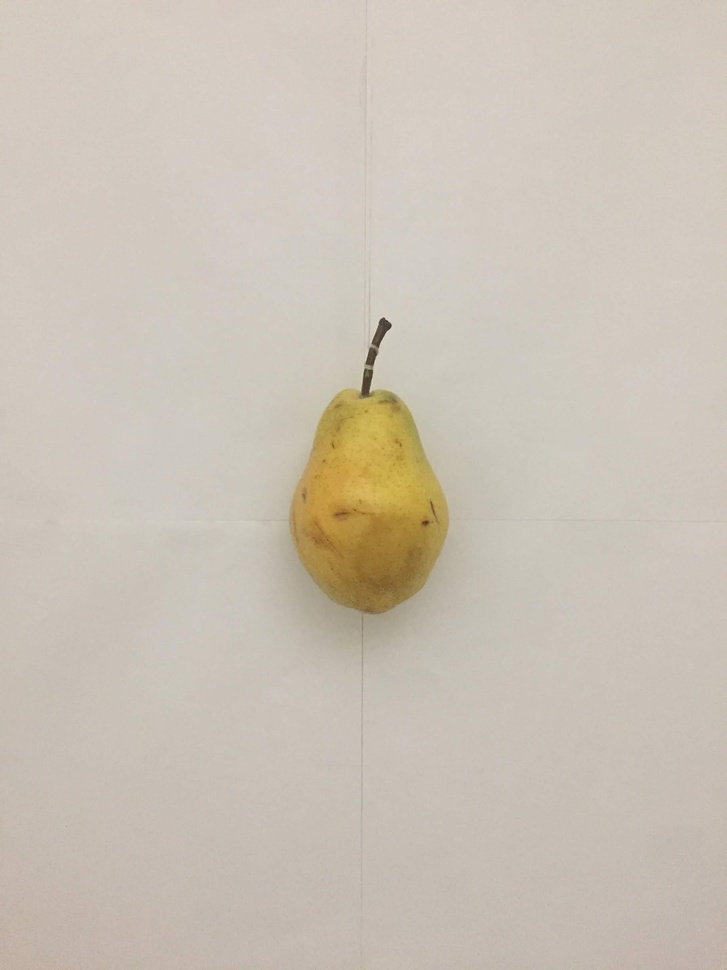
%> input picture OmSatyaSaiRamProject/D1.1.jpg, 727 x 970 px, shrunk from 1836 x 2448 before the run
$ octave --eval "result = detectSpoiledArea(imread('../OmSatyaSaiRamProject/D1.1.jpg'));"   (GNU Octave 9; MATLAB toolbox functions it lacks are replaced by stand-ins)
%> lines starting %> are read from the running program, lines starting %| are printed output that depends on the picture; in (x1, y1, x2, y2) boxes, pixels count from 0 and x2, y2 are one past the last pixel; in counts of white or black regions, pixels touching at a corner belong together; the program's own positions count from 1
function output = detectSpoiledArea(rgbImage)

% Convert to HSV color space
hsv = rgb2hsv(rgbImage);
%> hsv: size 970x727x3 double; mean H, S, V 0.0902, 0.106, 0.794
h = hsv(:, :, 1);
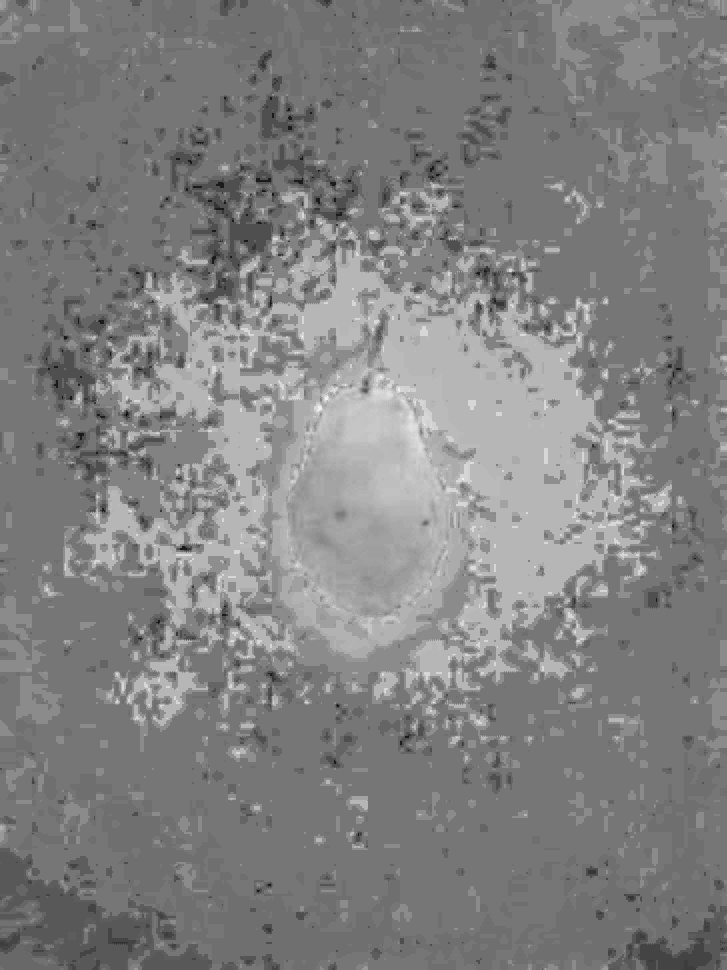
%> h: size 970x727 double; min 0.0111, max 0.167, mean 0.0902; drawn with min black and max white
s = hsv(:, :, 2);
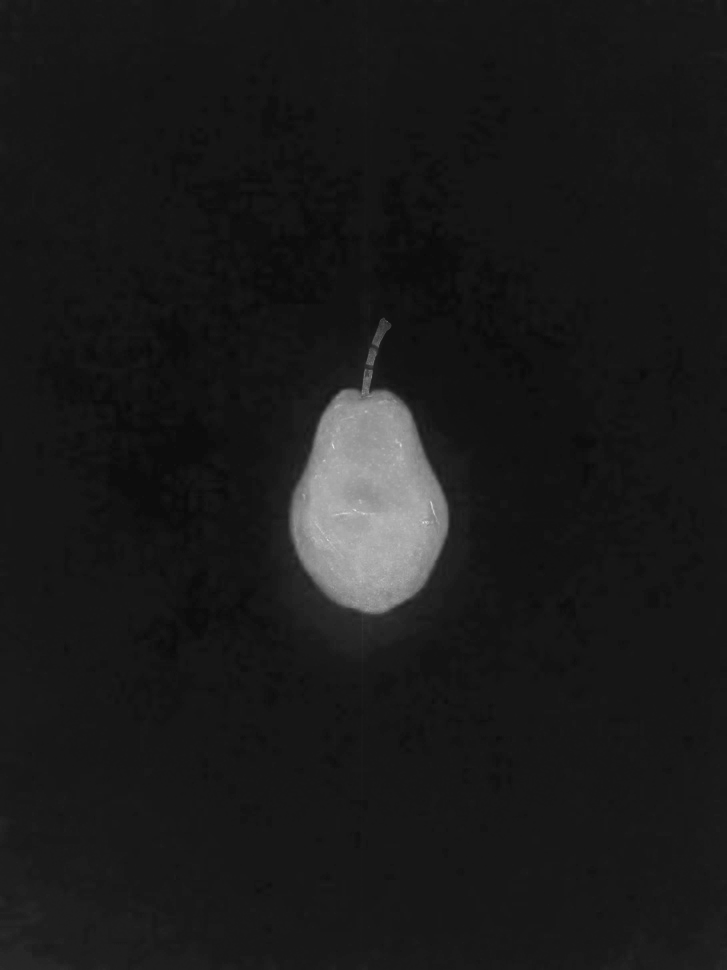
%> s: size 970x727 double; min 0.0385, max 0.88, mean 0.106
v = hsv(:, :, 3);
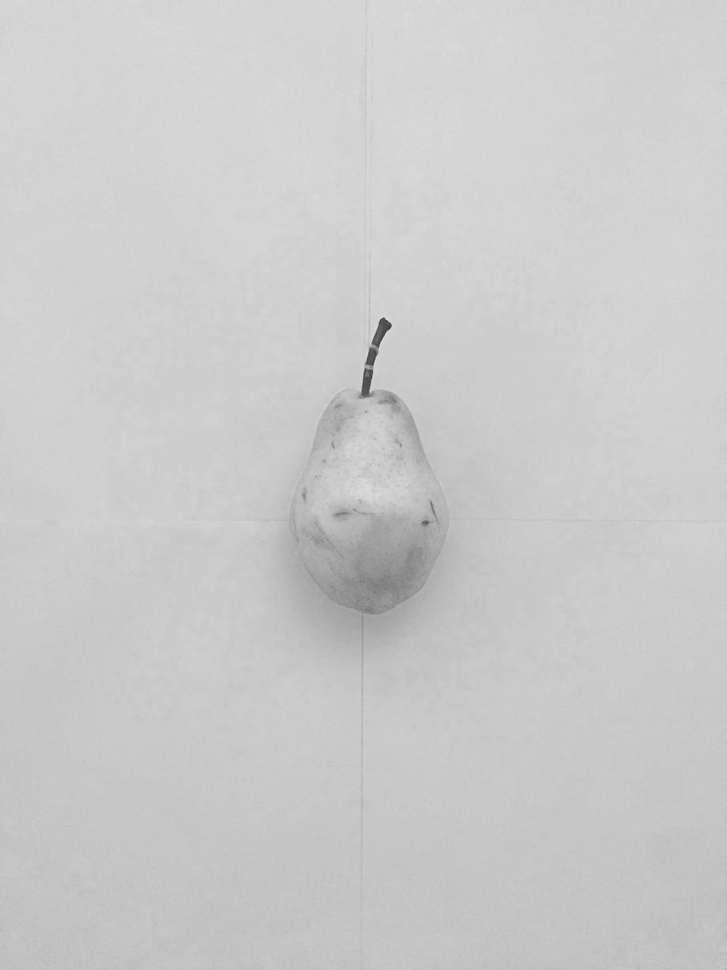
%> v: size 970x727 double; min 0.192, max 0.878, mean 0.794
% Find the black.  It's V will be less than, say .1
blackPixels = v < 0.6; %.1;%0.59;
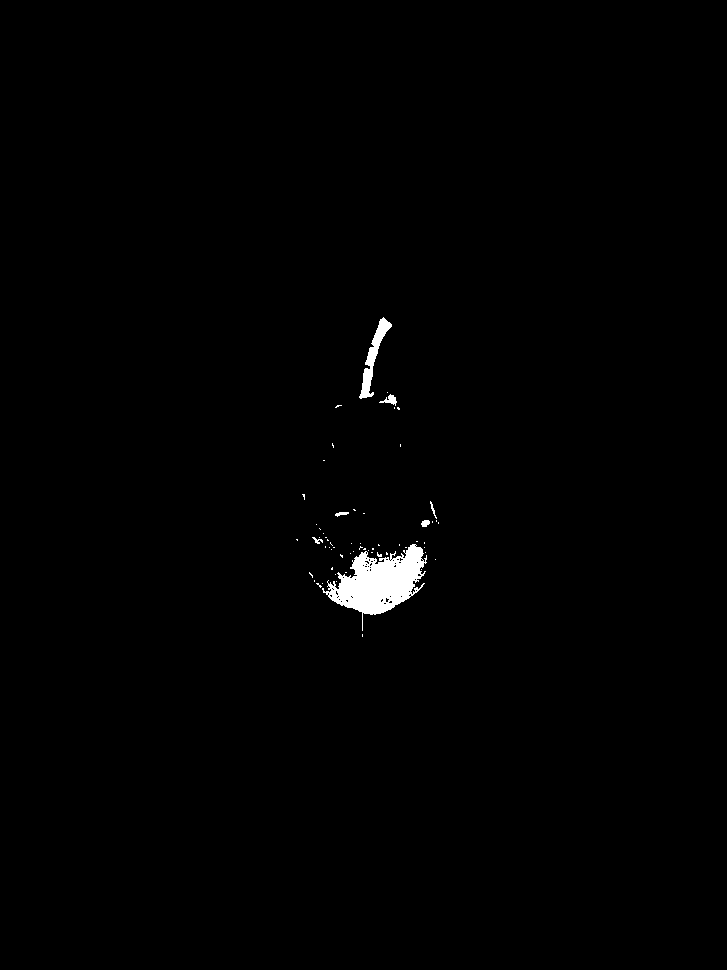
%> blackPixels: size 970x727 logical; 0.75% white; 62 white regions (55 under 20 px), largest, box (x1, y1, x2, y2) and area: (322, 544, 427, 631) 4116, (359, 317, 392, 399) 745, (379, 394, 397, 406) 93

background = xor(blackPixels, imclearborder(blackPixels));
%> background: size 970x727 logical; every value is 0

h(background) = 0;
v(background) = 0;
v(background) = 0;

[pixelCount, grayLevels] = hist(h(:), 100);
%> pixelCount = 100 values, max 321242 at index 47, min 0 at index 2, mean 7051.9; grayLevels = 100 values from 0.0119 to 0.166
% Suppress the big spike at zero gray levels due to the background.
pixelCount(1) = 0;

% Call anything with a hue of between 0.15 and 0.5 "healthy".
healthyImage = (h > 0.105) & (h < 0.9);
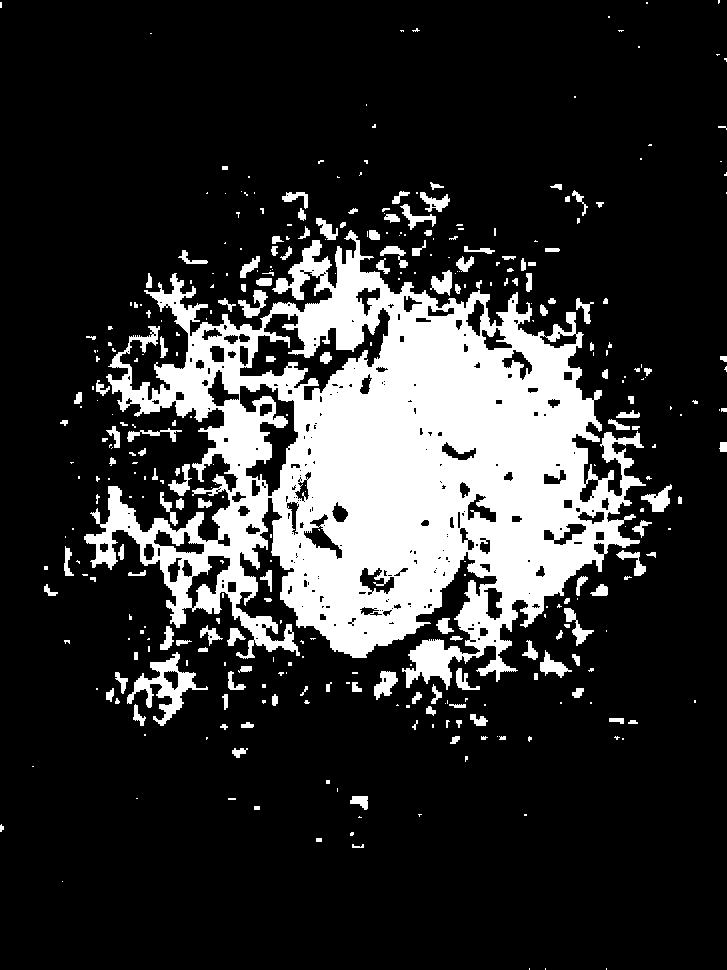
%> healthyImage: size 970x727 logical; 19% white; 361 white regions (212 under 20 px), largest, box (x1, y1, x2, y2) and area: (84, 230, 646, 690) 117350, (127, 652, 208, 726) 1746, (641, 484, 672, 512) 400
% Call anything else (that is not background) "spoiled."
spoiledImage = ~healthyImage & ~background;

% Compute the diseased area fraction
entirePixels = sum(~background(:));
%> entirePixels = 705190
areaFraction = sum(spoiledImage(:)) / entirePixels;
%> areaFraction = 0.81
output=areaFraction;
%> output = 0.81


end

$ run again, on OmSatyaSaiRamProject/D1.2.jpg
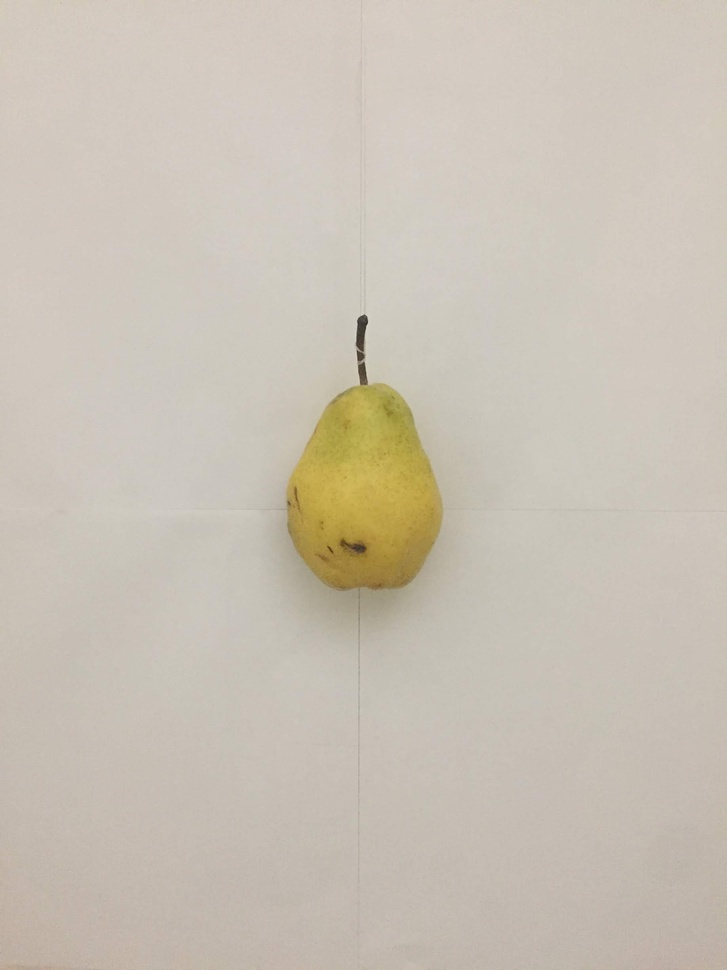
%> input picture OmSatyaSaiRamProject/D1.2.jpg, 727 x 970 px, shrunk from 1836 x 2448 before the run
%> hsv: size 970x727x3 double; mean H, S, V 0.0959, 0.105, 0.789
%> in detectSpoiledArea, `blackPixels = v < 0.6;`:
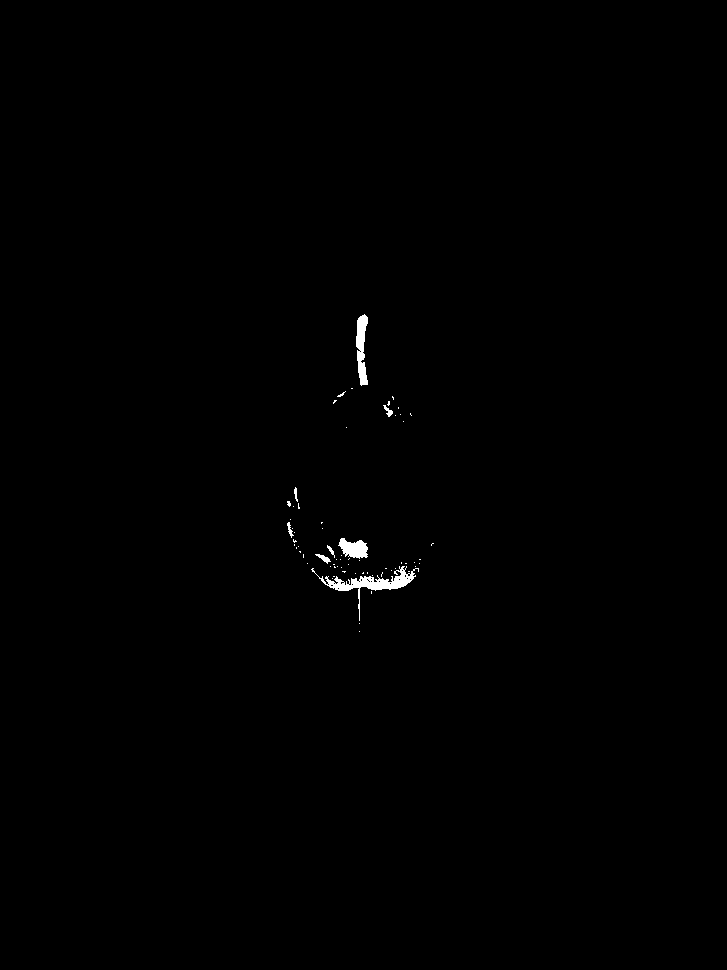
%> blackPixels: size 970x727 logical; 0.34% white; 67 white regions (59 under 20 px), largest, box (x1, y1, x2, y2) and area: (311, 566, 419, 621) 1013, (356, 314, 368, 386) 555, (338, 538, 368, 559) 409
%> background: size 970x727 logical; every value is 0
%> pixelCount = 100 values, max 289677 at index 41, min 0 at index 3, mean 7051.9; grayLevels = 100 values from 0.0263 to 0.166
%> in detectSpoiledArea, `healthyImage = (h > 0.105) & (h < 0.9);`:
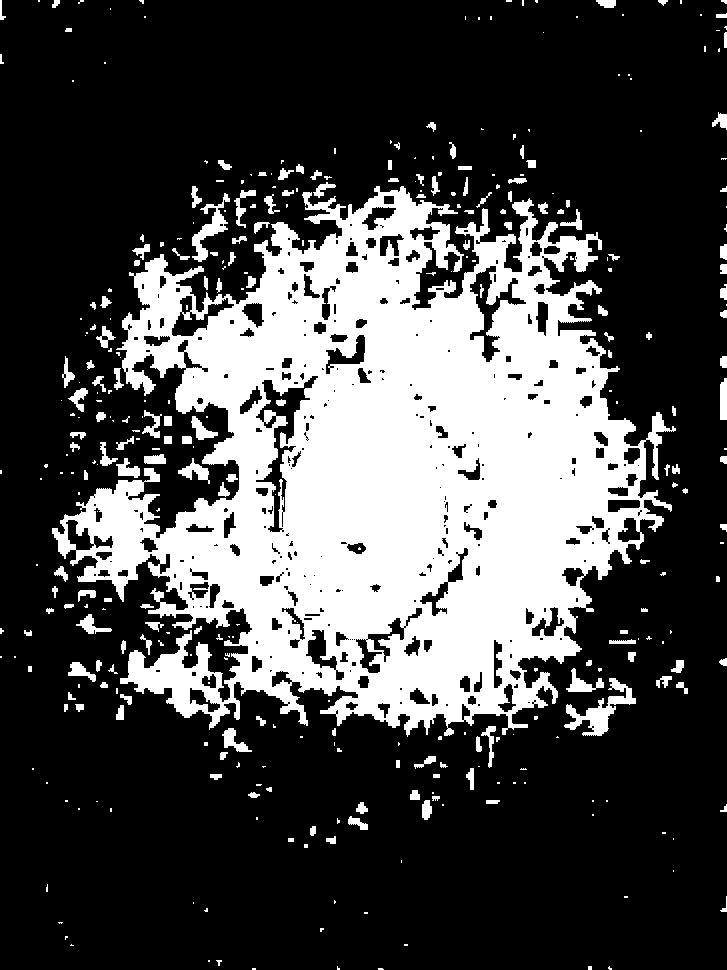
%> healthyImage: size 970x727 logical; 28.2% white; 363 white regions (199 under 20 px), largest, box (x1, y1, x2, y2) and area: (52, 186, 676, 737) 183151, (564, 678, 636, 736) 1303, (192, 193, 230, 262) 818
%> entirePixels = 705190
%> areaFraction = 0.718

$ run again, on OmSatyaSaiRamProject/D1.4.jpg
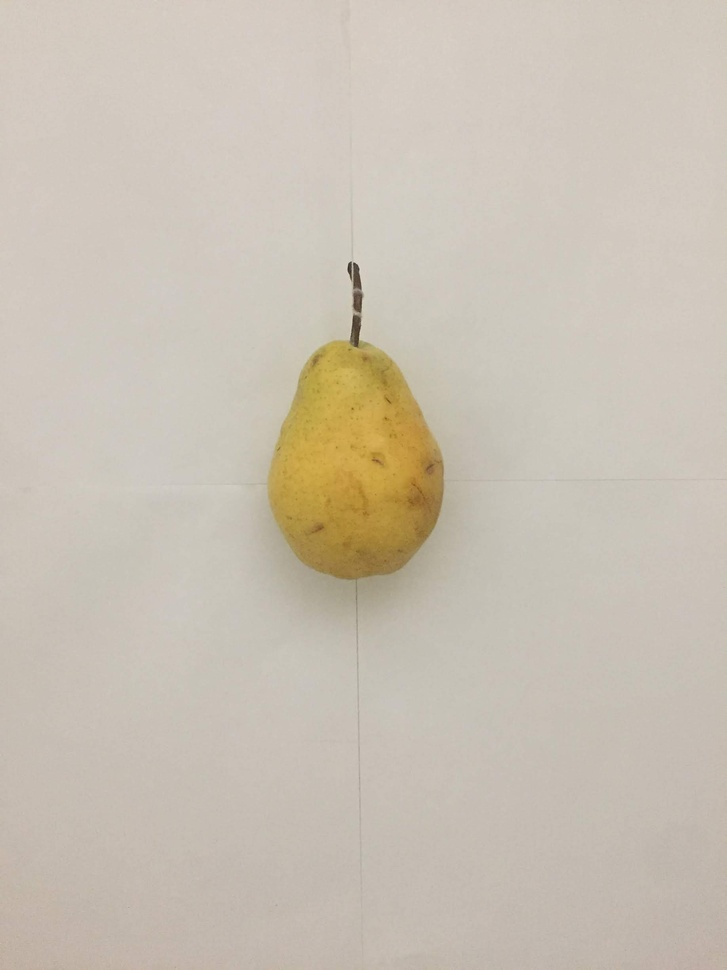
%> input picture OmSatyaSaiRamProject/D1.4.jpg, 727 x 970 px, shrunk from 1836 x 2448 before the run
%> hsv: size 970x727x3 double; mean H, S, V 0.0957, 0.112, 0.789
%> in detectSpoiledArea, `blackPixels = v < 0.6;`:
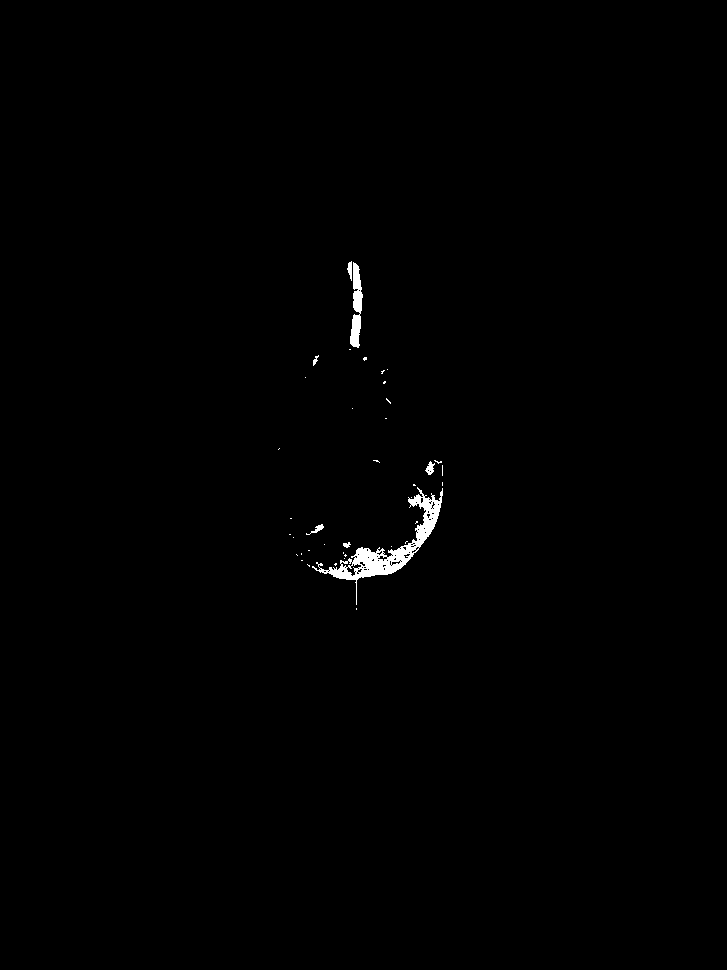
%> blackPixels: size 970x727 logical; 0.5% white; 40 white regions (33 under 20 px), largest, box (x1, y1, x2, y2) and area: (312, 487, 443, 605) 2490, (350, 262, 363, 348) 650, (425, 461, 435, 475) 75
%> background: size 970x727 logical; every value is 0
%> pixelCount = 100 values, max 314771 at index 42, min 0 at index 2, mean 7051.9; grayLevels = 100 values from 0.016 to 0.178
%> in detectSpoiledArea, `healthyImage = (h > 0.105) & (h < 0.9);`:
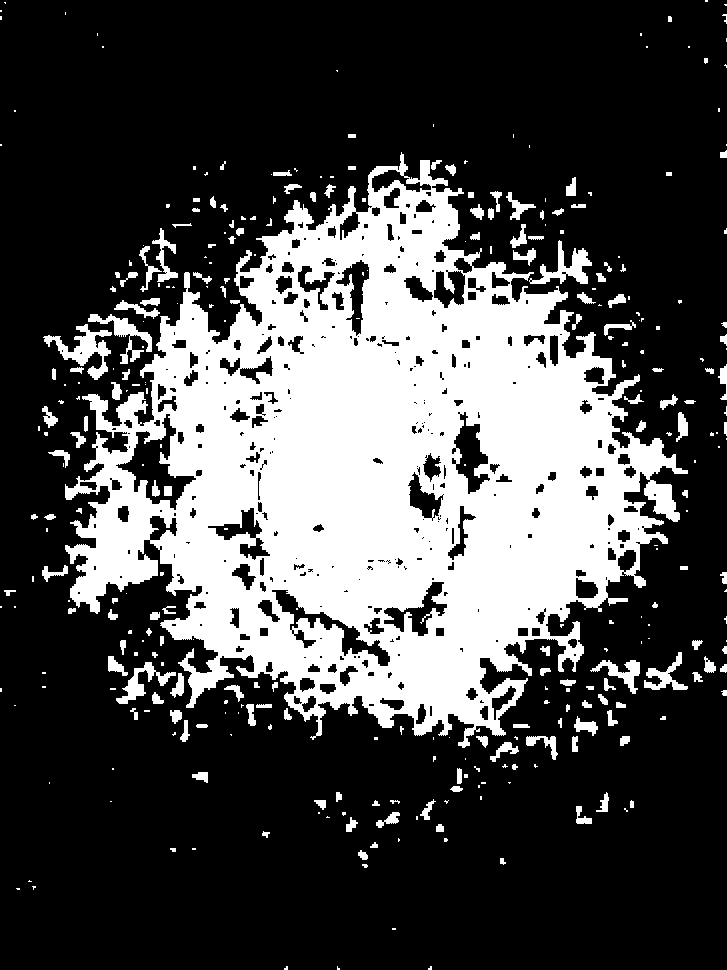
%> healthyImage: size 970x727 logical; 28.7% white; 334 white regions (173 under 20 px), largest, box (x1, y1, x2, y2) and area: (65, 152, 688, 748) 184454, (43, 324, 112, 380) 1312, (529, 240, 592, 284) 990
%> entirePixels = 705190
%> areaFraction = 0.713
